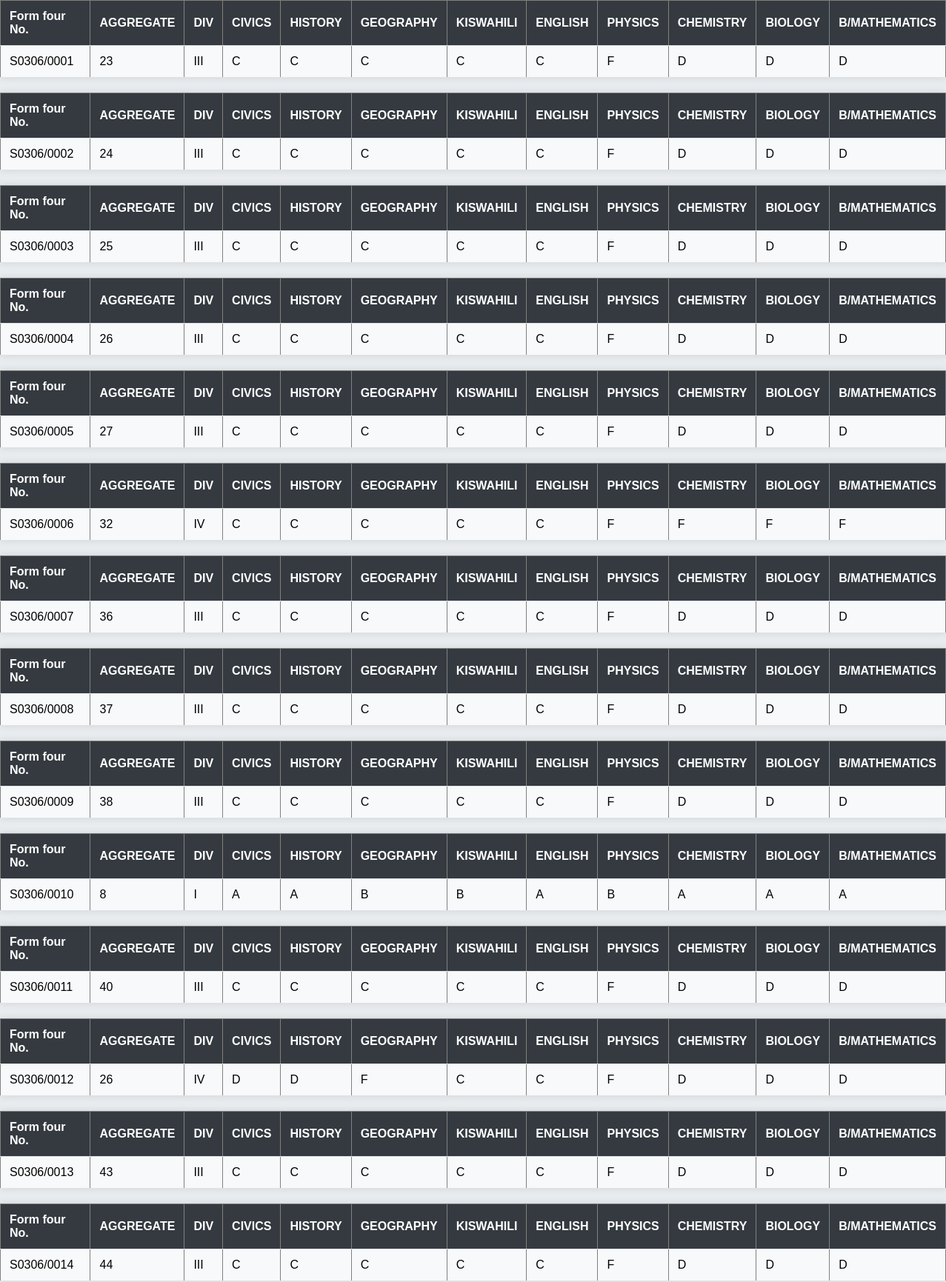
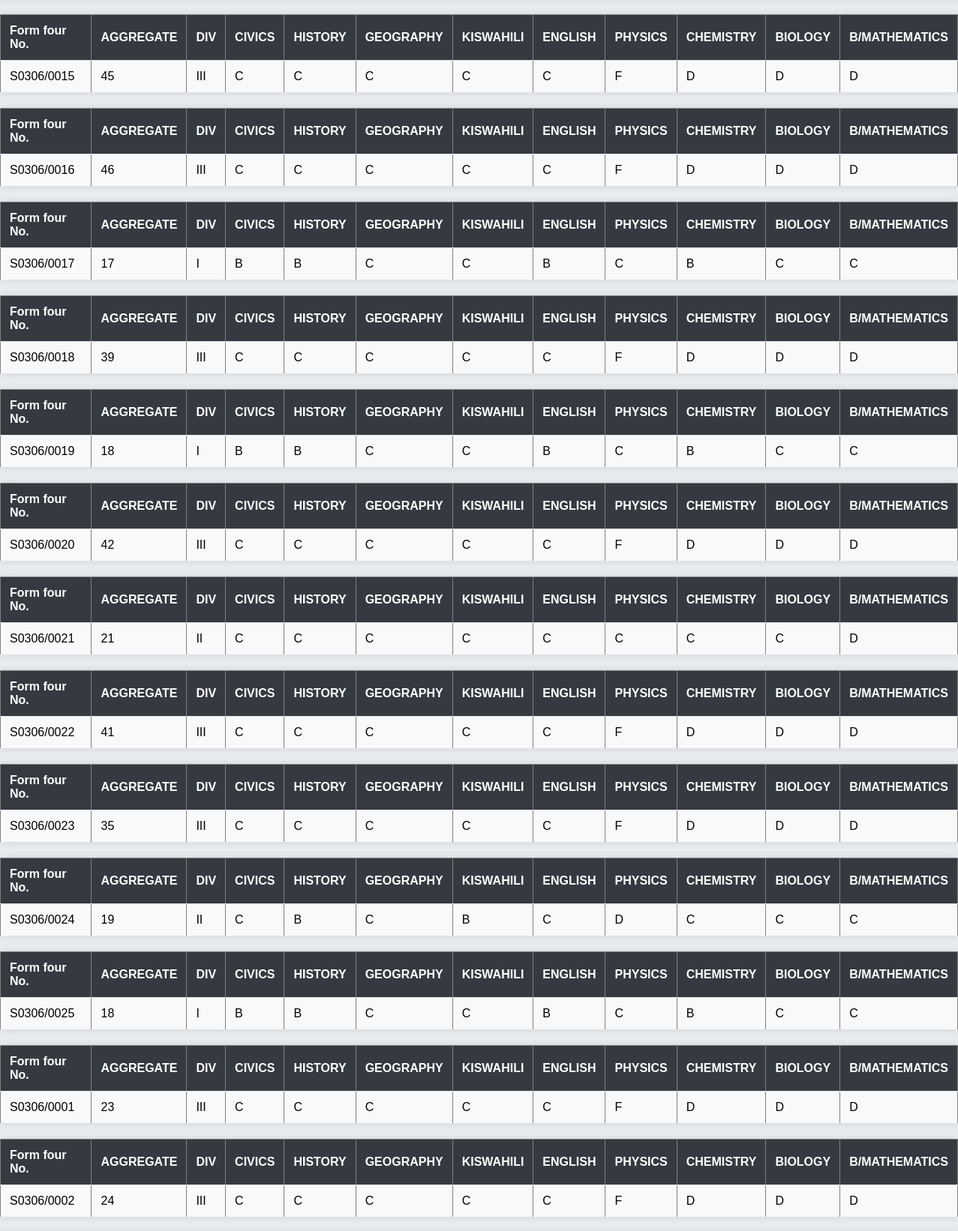
The app's page /studentviewresult.php (upper part) with its own data (2 pictures, top to bottom).
### tables this page shows
CREATE TABLE `resulttbl1` (
  `uid` int(11) NOT NULL,
  `CNO` varchar(15) NOT NULL,
  `AGGT` int(2) NOT NULL,
  `DIVISION` varchar(3) NOT NULL,
  `CIVICS` varchar(10) NOT NULL,
  `HISTORY` varchar(10) NOT NULL,
  `GEOGRAPHY` varchar(10) NOT NULL,
  `KISWAHILI` varchar(10) NOT NULL,
  `ENGLISH` varchar(10) NOT NULL,
  `PHYSICS` varchar(10) NOT NULL,
  `CHEMISTRY` varchar(10) NOT NULL,
  `BIOLOGY` varchar(10) NOT NULL,
  `MATHEMATICS` varchar(10) NOT NULL,
  `user` varchar(15) NOT NULL
);

### studentviewresult.php (the view, shortened to what this page needs)
<!DOCTYPE html>
<html>
    <head>
        <link rel= "stylesheet" type="text/css" href="cascading/view1.css"/>
    </head>
    <body>
        <?php
include'connection.php';
$sql="SELECT * FROM resulttbl1";
$query=(mysqli_query($conn,$sql));
while($row=mysqli_fetch_array($query)){
    ?>
    <table border='1'>
    <tr>
    <th>Form four No.</th><th>AGGREGATE</th><th>DIV</th><th>CIVICS</th><th>HISTORY</th><th>GEOGRAPHY</th><th>KISWAHILI</th><th>ENGLISH</th><th>PHYSICS</th><th>CHEMISTRY</th><th>BIOLOGY</th><th>B/MATHEMATICS</th>
   </tr>
   <tr>
    <td><?php echo $row['CNO'];?></td>
   <td><?php echo $row['AGGT'];?></td>
   <td><?php echo $row['DIVISION'];?></td>
   <td><?php echo $row['CIVICS'];?></td>
   <td><?php echo $row['HISTORY'];?></td>
   <td><?php echo $row['GEOGRAPHY'];?></td>
   <td><?php echo $row['KISWAHILI'];?></td>
   <td><?php echo $row['ENGLISH'];?></td>
   <td><?php echo $row['PHYSICS'];?></td>
   <td><?php echo $row['CHEMISTRY'];?></td>
   <td><?php echo $row['BIOLOGY'];?></td>
   <td><?php echo $row['MATHEMATICS'];?></td>
    </tr>
  </table>
 <?php
}
?>
</body>
<html>

### cascading/view1.css (style rules this page uses)
body { font-family: Arial, sans-serif; background-color: #e9ecef; margin: 0; padding: 0px; }
table { width: 100%; border-collapse: collapse; margin-bottom: 20px; background-color: #ffffff; box-shadow: 0 0 10px rgba(0, 0, 0, 0.1); }
th, td { padding: 12px; text-align: left; border-bottom: 1px solid #dee2e6; }
th { background-color: #343a40; color: #ffffff; }
tr:nth-child(even) { background-color: #f8f9fa; }
tr:nth-child(odd) { background-color: #ffffff; }

### records on screen
resulttbl1: CNO "S0306/0001", AGGT "23", DIVISION "III", CIVICS "C", HISTORY "C", GEOGRAPHY "C", KISWAHILI "C", ENGLISH "C", PHYSICS "F", CHEMISTRY "D", BIOLOGY "D", MATHEMATICS "D"
resulttbl1: CNO "S0306/0002", AGGT "24", DIVISION "III", CIVICS "C", HISTORY "C", GEOGRAPHY "C", KISWAHILI "C", ENGLISH "C", PHYSICS "F", CHEMISTRY "D", BIOLOGY "D", MATHEMATICS "D"
resulttbl1: CNO "S0306/0003", AGGT "25", DIVISION "III", CIVICS "C", HISTORY "C", GEOGRAPHY "C", KISWAHILI "C", ENGLISH "C", PHYSICS "F", CHEMISTRY "D", BIOLOGY "D", MATHEMATICS "D"
resulttbl1: CNO "S0306/0004", AGGT "26", DIVISION "III", CIVICS "C", HISTORY "C", GEOGRAPHY "C", KISWAHILI "C", ENGLISH "C", PHYSICS "F", CHEMISTRY "D", BIOLOGY "D", MATHEMATICS "D"
resulttbl1: CNO "S0306/0005", AGGT "27", DIVISION "III", CIVICS "C", HISTORY "C", GEOGRAPHY "C", KISWAHILI "C", ENGLISH "C", PHYSICS "F", CHEMISTRY "D", BIOLOGY "D", MATHEMATICS "D"
resulttbl1: CNO "S0306/0006", AGGT "32", DIVISION "IV", CIVICS "C", HISTORY "C", GEOGRAPHY "C", KISWAHILI "C", ENGLISH "C", PHYSICS "F", CHEMISTRY "F", BIOLOGY "F", MATHEMATICS "F"
resulttbl1: CNO "S0306/0007", AGGT "36", DIVISION "III", CIVICS "C", HISTORY "C", GEOGRAPHY "C", KISWAHILI "C", ENGLISH "C", PHYSICS "F", CHEMISTRY "D", BIOLOGY "D", MATHEMATICS "D"
resulttbl1: CNO "S0306/0008", AGGT "37", DIVISION "III", CIVICS "C", HISTORY "C", GEOGRAPHY "C", KISWAHILI "C", ENGLISH "C", PHYSICS "F", CHEMISTRY "D", BIOLOGY "D", MATHEMATICS "D"
resulttbl1: CNO "S0306/0009", AGGT "38", DIVISION "III", CIVICS "C", HISTORY "C", GEOGRAPHY "C", KISWAHILI "C", ENGLISH "C", PHYSICS "F", CHEMISTRY "D", BIOLOGY "D", MATHEMATICS "D"
resulttbl1: CNO "S0306/0010", AGGT "8", DIVISION "I", CIVICS "A", HISTORY "A", GEOGRAPHY "B", KISWAHILI "B", ENGLISH "A", PHYSICS "B", CHEMISTRY "A", BIOLOGY "A", MATHEMATICS "A"
resulttbl1: CNO "S0306/0011", AGGT "40", DIVISION "III", CIVICS "C", HISTORY "C", GEOGRAPHY "C", KISWAHILI "C", ENGLISH "C", PHYSICS "F", CHEMISTRY "D", BIOLOGY "D", MATHEMATICS "D"
resulttbl1: CNO "S0306/0012", AGGT "26", DIVISION "IV", CIVICS "D", HISTORY "D", GEOGRAPHY "F", KISWAHILI "C", ENGLISH "C", PHYSICS "F", CHEMISTRY "D", BIOLOGY "D", MATHEMATICS "D"
resulttbl1: CNO "S0306/0013", AGGT "43", DIVISION "III", CIVICS "C", HISTORY "C", GEOGRAPHY "C", KISWAHILI "C", ENGLISH "C", PHYSICS "F", CHEMISTRY "D", BIOLOGY "D", MATHEMATICS "D"
resulttbl1: CNO "S0306/0014", AGGT "44", DIVISION "III", CIVICS "C", HISTORY "C", GEOGRAPHY "C", KISWAHILI "C", ENGLISH "C", PHYSICS "F", CHEMISTRY "D", BIOLOGY "D", MATHEMATICS "D"
resulttbl1: CNO "S0306/0015", AGGT "45", DIVISION "III", CIVICS "C", HISTORY "C", GEOGRAPHY "C", KISWAHILI "C", ENGLISH "C", PHYSICS "F", CHEMISTRY "D", BIOLOGY "D", MATHEMATICS "D"
resulttbl1: CNO "S0306/0016", AGGT "46", DIVISION "III", CIVICS "C", HISTORY "C", GEOGRAPHY "C", KISWAHILI "C", ENGLISH "C", PHYSICS "F", CHEMISTRY "D", BIOLOGY "D", MATHEMATICS "D"
resulttbl1: CNO "S0306/0017", AGGT "17", DIVISION "I", CIVICS "B", HISTORY "B", GEOGRAPHY "C", KISWAHILI "C", ENGLISH "B", PHYSICS "C", CHEMISTRY "B", BIOLOGY "C", MATHEMATICS "C"
resulttbl1: CNO "S0306/0018", AGGT "39", DIVISION "III", CIVICS "C", HISTORY "C", GEOGRAPHY "C", KISWAHILI "C", ENGLISH "C", PHYSICS "F", CHEMISTRY "D", BIOLOGY "D", MATHEMATICS "D"
resulttbl1: CNO "S0306/0019", AGGT "18", DIVISION "I", CIVICS "B", HISTORY "B", GEOGRAPHY "C", KISWAHILI "C", ENGLISH "B", PHYSICS "C", CHEMISTRY "B", BIOLOGY "C", MATHEMATICS "C"
resulttbl1: CNO "S0306/0020", AGGT "42", DIVISION "III", CIVICS "C", HISTORY "C", GEOGRAPHY "C", KISWAHILI "C", ENGLISH "C", PHYSICS "F", CHEMISTRY "D", BIOLOGY "D", MATHEMATICS "D"
resulttbl1: CNO "S0306/0021", AGGT "21", DIVISION "II", CIVICS "C", HISTORY "C", GEOGRAPHY "C", KISWAHILI "C", ENGLISH "C", PHYSICS "C", CHEMISTRY "C", BIOLOGY "C", MATHEMATICS "D"
resulttbl1: CNO "S0306/0022", AGGT "41", DIVISION "III", CIVICS "C", HISTORY "C", GEOGRAPHY "C", KISWAHILI "C", ENGLISH "C", PHYSICS "F", CHEMISTRY "D", BIOLOGY "D", MATHEMATICS "D"
resulttbl1: CNO "S0306/0023", AGGT "35", DIVISION "III", CIVICS "C", HISTORY "C", GEOGRAPHY "C", KISWAHILI "C", ENGLISH "C", PHYSICS "F", CHEMISTRY "D", BIOLOGY "D", MATHEMATICS "D"
resulttbl1: CNO "S0306/0024", AGGT "19", DIVISION "II", CIVICS "C", HISTORY "B", GEOGRAPHY "C", KISWAHILI "B", ENGLISH "C", PHYSICS "D", CHEMISTRY "C", BIOLOGY "C", MATHEMATICS "C"
resulttbl1: CNO "S0306/0025", AGGT "18", DIVISION "I", CIVICS "B", HISTORY "B", GEOGRAPHY "C", KISWAHILI "C", ENGLISH "B", PHYSICS "C", CHEMISTRY "B", BIOLOGY "C", MATHEMATICS "C"
resulttbl1: CNO "S0306/0001", AGGT "23", DIVISION "III", CIVICS "C", HISTORY "C", GEOGRAPHY "C", KISWAHILI "C", ENGLISH "C", PHYSICS "F", CHEMISTRY "D", BIOLOGY "D", MATHEMATICS "D"
resulttbl1: CNO "S0306/0002", AGGT "24", DIVISION "III", CIVICS "C", HISTORY "C", GEOGRAPHY "C", KISWAHILI "C", ENGLISH "C", PHYSICS "F", CHEMISTRY "D", BIOLOGY "D", MATHEMATICS "D"
